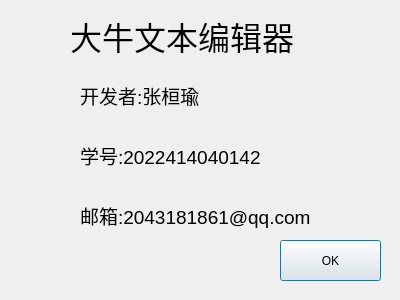
<?xml version="1.0" encoding="UTF-8"?>
<ui version="4.0">
 <class>aboutDialog</class>
 <widget class="QDialog" name="aboutDialog">
  <property name="geometry">
   <rect>
    <x>0</x>
    <y>0</y>
    <width>400</width>
    <height>300</height>
   </rect>
  </property>
  <property name="windowTitle">
   <string>Dialog</string>
  </property>
  <widget class="QLabel" name="label">
   <property name="geometry">
    <rect>
     <x>70</x>
     <y>0</y>
     <width>231</width>
     <height>71</height>
    </rect>
   </property>
   <property name="font">
    <font>
     <pointsize>24</pointsize>
    </font>
   </property>
   <property name="text">
    <string>大牛文本编辑器</string>
   </property>
  </widget>
  <widget class="QLabel" name="label_3">
   <property name="geometry">
    <rect>
     <x>80</x>
     <y>130</y>
     <width>191</width>
     <height>51</height>
    </rect>
   </property>
   <property name="font">
    <font>
     <pointsize>14</pointsize>
    </font>
   </property>
   <property name="text">
    <string>学号:2022414040142</string>
   </property>
  </widget>
  <widget class="QPushButton" name="pushButton">
   <property name="geometry">
    <rect>
     <x>280</x>
     <y>240</y>
     <width>101</width>
     <height>41</height>
    </rect>
   </property>
   <property name="text">
    <string>OK</string>
   </property>
  </widget>
  <widget class="QLabel" name="label_4">
   <property name="geometry">
    <rect>
     <x>80</x>
     <y>190</y>
     <width>271</width>
     <height>51</height>
    </rect>
   </property>
   <property name="font">
    <font>
     <pointsize>14</pointsize>
    </font>
   </property>
   <property name="text">
    <string>邮箱:2043181861@qq.com</string>
   </property>
  </widget>
  <widget class="QLabel" name="label_2">
   <property name="geometry">
    <rect>
     <x>80</x>
     <y>70</y>
     <width>151</width>
     <height>51</height>
    </rect>
   </property>
   <property name="font">
    <font>
     <pointsize>14</pointsize>
    </font>
   </property>
   <property name="text">
    <string>开发者:张桓瑜</string>
   </property>
  </widget>
 </widget>
 <resources/>
 <connections/>
</ui>
